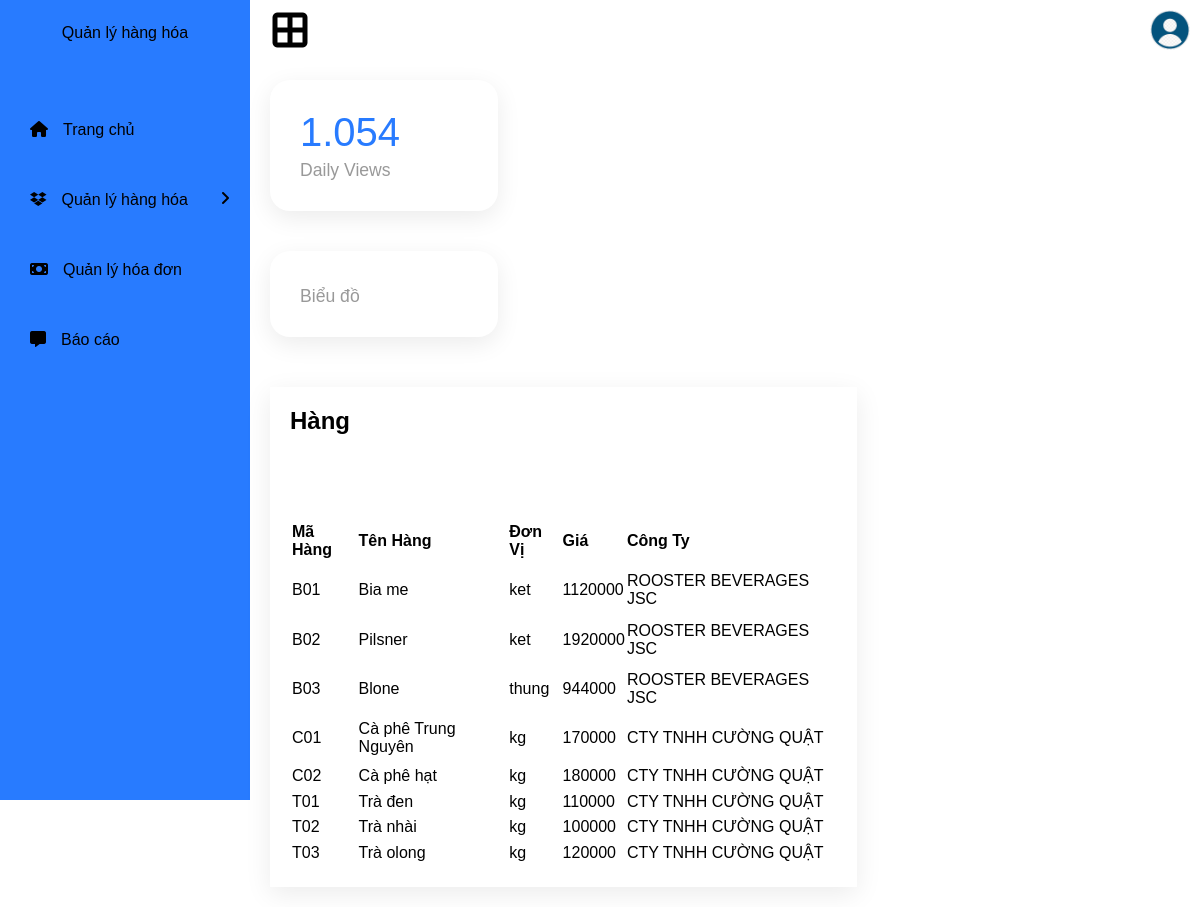
The app's page /index/index.php with its own data.
### tables this page shows
CREATE TABLE `inventory` (
  `id_product` varchar(30) NOT NULL,
  `product_name` varchar(50) NOT NULL,
  `unit` varchar(30) NOT NULL,
  `price` int(200) NOT NULL,
  `company` varchar(100) NOT NULL
);

### index/index.php (the view, shortened to what this page needs)
<!DOCTYPE html>
<html lang="en">
<head>
    <link rel="stylesheet" href="https://cdnjs.cloudflare.com/ajax/libs/font-awesome/6.5.1/css/all.min.css">
    <link rel="stylesheet" href="style.css">
</head>
<body>
    <div class="side-bar">
        <header>
            <a href="#">
                <span class="title">Quản lý hàng hóa</span>
            </a>
        </header>
        <div class="menu">
            <div class="item"><a href="index.php"><i class="fa-solid fa-house"></i>Trang chủ</a></div>
            <div class="item">
                <a class="sub-btn">
                    <i class="fa-brands fa-dropbox"></i>Quản lý hàng hóa
                    <i class="fas fa-angle-right dropdown"></i>
                </a>
            </div>
            <div class="item">
                <a href="bill.php">
                    <i class="fa-solid fa-money-bill"></i>Quản lý hóa đơn
                </a>
            </div>
            <div class="item">
                <a href="report.php"><i class="fa-solid fa-message"></i>Báo cáo
                </a>
            </div>
        </div>
    </div>
    <div class="main">
        <div class="topbar">
            <div class="toggle">
                <i class="fa-solid fa-border-all"></i>
            </div>
            <div class="user">
                <img src="user.png" alt="">
            </div>
        </div>
        <div class="cardBox">
            <div class="card">
                <div>
                    <div class="number">1.054</div>
                    <div class="cardName">Daily Views</div>
                </div>
            </div>
        </div>
        <div class="cardBox">
            <div class="card">
                <div>
                    <div class="cardName">Biểu đồ</div>
                </div>
            </div>
        </div>
        <div class="details">
            <div class="recentOrders">
                <div class="cardHeader">
                    <h2>Hàng</h2>
                </div>
                <table>
                <?php
                    include '../connectdb.php';
                    $sql = "SELECT * FROM inventory";
                    $result = mysqli_query($conn, $sql);
                    if (mysqli_num_rows($result) > 0) {
                        echo "<thead align = left>";
                        echo "<tr><th>Mã Hàng</th><th>Tên Hàng</th><th>Đơn Vị</th><th>Giá</th><th>Công Ty</th></tr>";
                        while ($row = mysqli_fetch_assoc($result)) {
                            echo "<tr><td>".$row["id_product"]."</td><td>".$row["product_name"]."</td><td>".$row["unit"]."</td><td>".$row["price"]."</td><td>".$row["company"]."</td></tr>";
                        }
                        echo "</thead>";
                    } else {
                        echo "Không có dữ liệu để hiển thị.";
                    }
                ?>
                </table>
            </div>
        </div>
    </div>
</body>
</html>

### index/style.css (style rules this page uses)
* { margin: 0; padding: 0; box-sizing: border-box; font-family: "Poppins", sans-serif; text-decoration: none; color: black; }
:root { --blue: #287bff; --white: #fff; --grey: #999; }
body { min-height: 100vh; background: white; color: white; background-size: cover; background-position: center; }
header { padding: 5px 30px; height: 65px; display: flex; align-items: center; justify-content: center; }
header a { color: black; }
.side-bar { color: black; background: var(--blue); backdrop-filter: blur(15px); width: 250px; height: 100vh; position: fixed; top: 0; overflow-y: auto; transition: 0.6s ease; transition-property: left; }
.side-bar .menu { width: 100%; margin-top: 30px; }
.side-bar .menu .item { position: relative; cursor: pointer; }
.side-bar .menu .item a { color: black; font-size: 16px; text-decoration: none; display: block; padding: 5px 30px; line-height: 60px; }
.side-bar .menu .item i { margin-right: 15px; }
.side-bar .menu .item a .dropdown { position: absolute; right: 0; margin: 20px; transition: 0.3s ease; }
.main { position: absolute; width: calc(100% - 250px); left: 250px; min-height: 100vh; background: var(--white); transition: 0.5s; }
.topbar { width: 100%; height: 60px; display: flex; justify-content: space-between; align-items: center; padding: 0 10px; }
.toggle { color: black; position: relative; width: 60px; height: 60px; display: flex; justify-content: center; align-items: center; font-size: 2.5em; cursor: pointer; }
.user { position: relative; min-width: 40px; height: 40px; border-radius: 50%; overflow: hidden; cursor: pointer; }
.user img { position: absolute; top: 0; left: 0; width: 100%; height: 100%; object-fit: cover; }
.cardBox { position: relative; width: 100%; padding: 20px; display: grid; grid-template-columns: repeat(4, 1fr); }
.cardBox .card { position: relative; background: var(--white); padding: 30px; cursor: pointer; border-radius: 20px; display: flex; justify-content: space-between; box-shadow: 0 7px 25px rgba(0, 0, 0, 0.08); }
.cardBox .card .number { position: relative; font-weight: 500; font-size: 2.5em; color: var(--blue); }
.cardBox .card .cardName { color: var(--grey); font-size: 1.1em; margin-top: 5px; }
.details { position: relative; width: 100%; padding: 20px; display: grid; grid-template-columns: 2fr 1fr; grid-gap: 30px; margin-top: 10px; }
.details .recentOrders { position: relative; display: grid; min-height: 500px; background: var(--white); padding: 20px; box-shadow: 0 7px 25px rgba(0, 0, 0, 0.08); }
thead { display: table-header-group; vertical-align: middle; border-color: inherit; }

### records on screen
inventory: id_product "B01", product_name "Bia me", unit "ket", price "1120000", company "ROOSTER BEVERAGES JSC"
inventory: id_product "B02", product_name "Pilsner", unit "ket", price "1920000", company "ROOSTER BEVERAGES JSC"
inventory: id_product "B03", product_name "Blone", unit "thung", price "944000", company "ROOSTER BEVERAGES JSC"
inventory: id_product "C01", product_name "Cà phê Trung Nguyên", unit "kg", price "170000", company "CTY TNHH CƯỜNG QUẬT"
inventory: id_product "C02", product_name "Cà phê hạt", unit "kg", price "180000", company "CTY TNHH CƯỜNG QUẬT"
inventory: id_product "T01", product_name "Trà đen", unit "kg", price "110000", company "CTY TNHH CƯỜNG QUẬT"
inventory: id_product "T02", product_name "Trà nhài", unit "kg", price "100000", company "CTY TNHH CƯỜNG QUẬT"
inventory: id_product "T03", product_name "Trà olong", unit "kg", price "120000", company "CTY TNHH CƯỜNG QUẬT"
